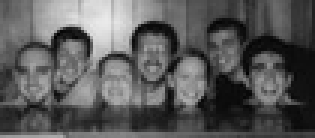
%> input picture code/images/im1.jpg, 105 x 46 px, shrunk from 150 x 65 before the run (shown 3 times larger)
$ octave reducedDimensionality_KNN_Detector.m   (GNU Octave 9; MATLAB toolbox functions it lacks are replaced by stand-ins)
%> lines starting %> are read from the running program, lines starting %| are printed output that depends on the picture
clear
close all

% Imports
addpath('dataset');
addpath('functions');
addpath('functions/SVM-KM');
addpath('functions/Detectors');

load('reducedDimensionality_NN.mat'); % Model name is SVM Model
windowSize = [18, 27]; % Window Size is the size of the test set images
nDimensions = 15;

images{1} = imread('images/im1.jpg');
images{2} = imread('images/im2.jpg');
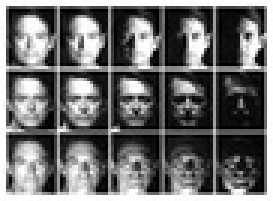
%> input picture code/images/im2.jpg, 91 x 67 px, shrunk from 130 x 96 before the run (shown 3 times larger)
images{3} = imread('images/im3.jpg');
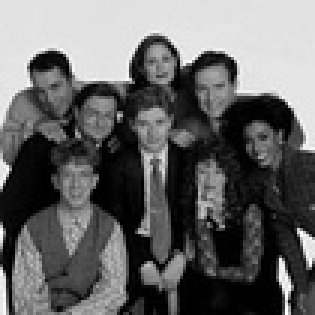
%> input picture code/images/im3.jpg, 105 x 105 px, shrunk from 150 x 150 before the run (shown 3 times larger)
images{4} = imread('images/im4.jpg');
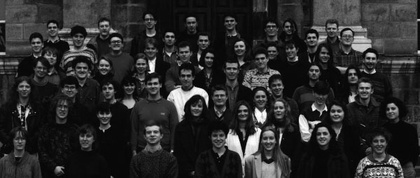
%> input picture code/images/im4.jpg, 420 x 178 px, shrunk from 600 x 254 before the run

prefix = "results/reducedDimensionality_KNN_im";
suffix = ".jpg";

for iNumber = 1:4
    fprintf("Starting image number %d\n", iNumber);
    figure(iNumber);
    thisImg = cell2mat(images(iNumber));
%> thisImg is the input picture: size 46x105 uint8; min 2, max 234, mean 89.3
    imshow(thisImg); % Shows Image

    % Gets boundingboxes for the test image, this should indicate a face
    % detected
%> (the run ends here)
